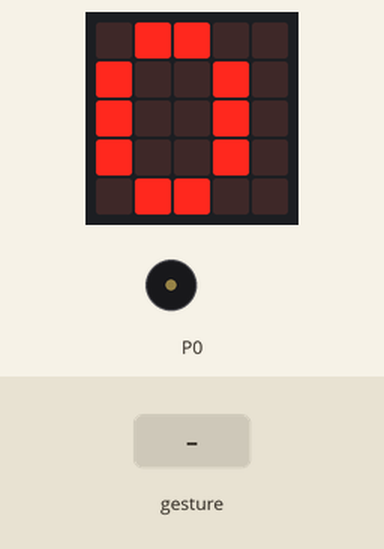
This program was run on a simulated BBC micro:bit (MakeCode). Shown: the board's 5×5 LED display, buzzer (waves = sounding). Inputs (shaded band) come from the test bench. Random numbers come from a fixed seed; a tilt is held for 1.5 s and a shake lasts 1 s, then the board lies face up again.

Above: at 1.2 s.
1.3 s: gesture 'shake'
At 3.5 s:
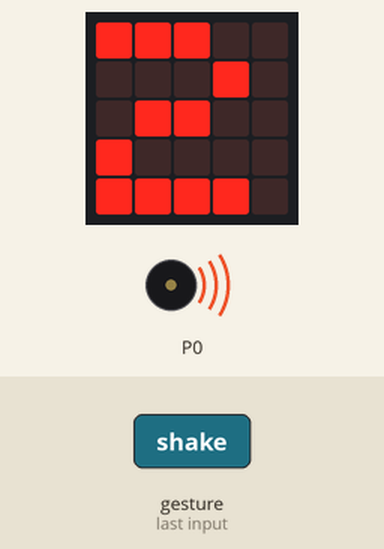
At 4.4 s:
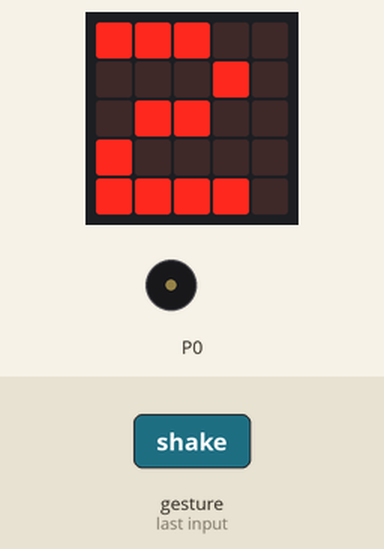
Timing chart, 0 to 9.3 s (numbered marks = the images above; inputs shaded):
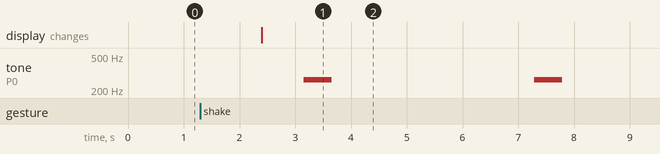

The program:

main.ts
```typescript
let valor_dado = 0
basic.forever(function () {
    while (input.isGesture(Gesture.Shake)) {
        valor_dado = randint(1, 3)
    }
    basic.showNumber(valor_dado)
    if (valor_dado == 1) {
        music.playMelody("C - - - - - - - ", 120)
    }
    if (valor_dado == 2) {
        music.playMelody("C - - - - - - - ", 120)
        basic.pause(100)
        music.playMelody("C - - - - - - - ", 120)
    }
    if (valor_dado == 3) {
        music.playMelody("C - - - - - - - ", 120)
        basic.pause(100)
        music.playMelody("C - - - - - - - ", 120)
        basic.pause(100)
        music.playMelody("C - - - - - - - ", 120)
    }
})
```

test.ts
```typescript
// aquí va el archivo "tests"; esto no se compilará cuando este paquete se utilice como una extensión.
```

Measured:
- after the input at 1.3 s, tone on P0: alternates 262 Hz for 0.50 s and silent for 3.6 s, starting after 1.9 s; the display: changes after 1.1 s (image 1)
